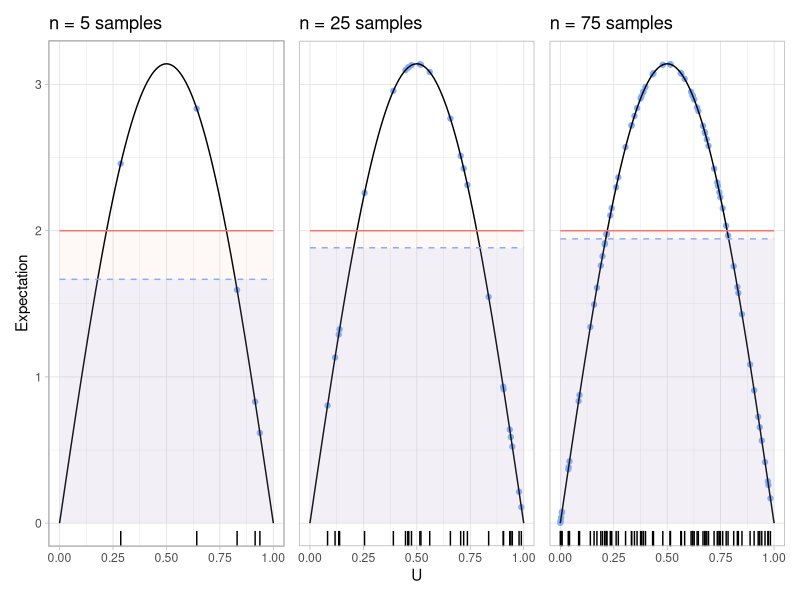
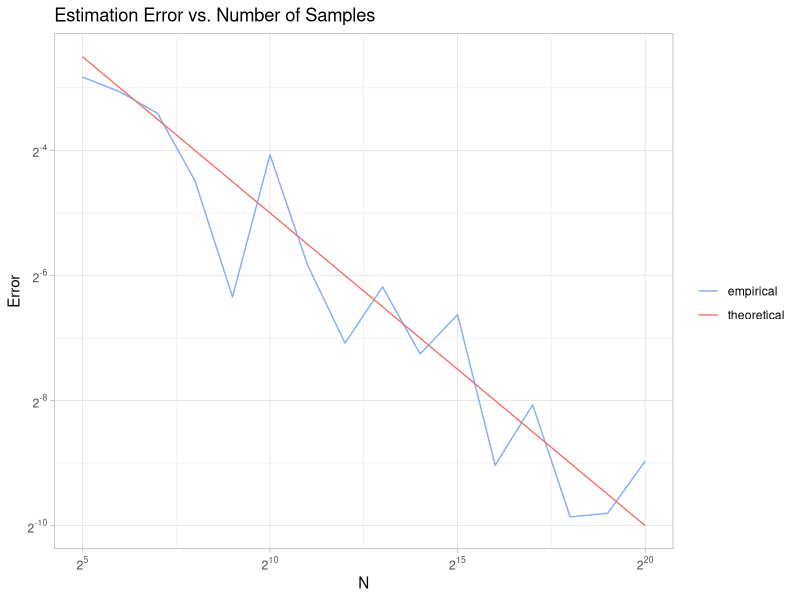
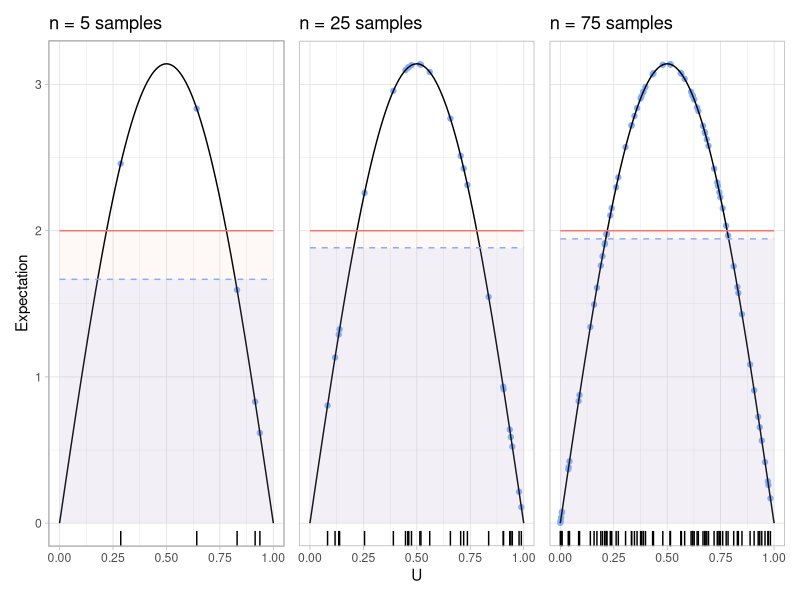
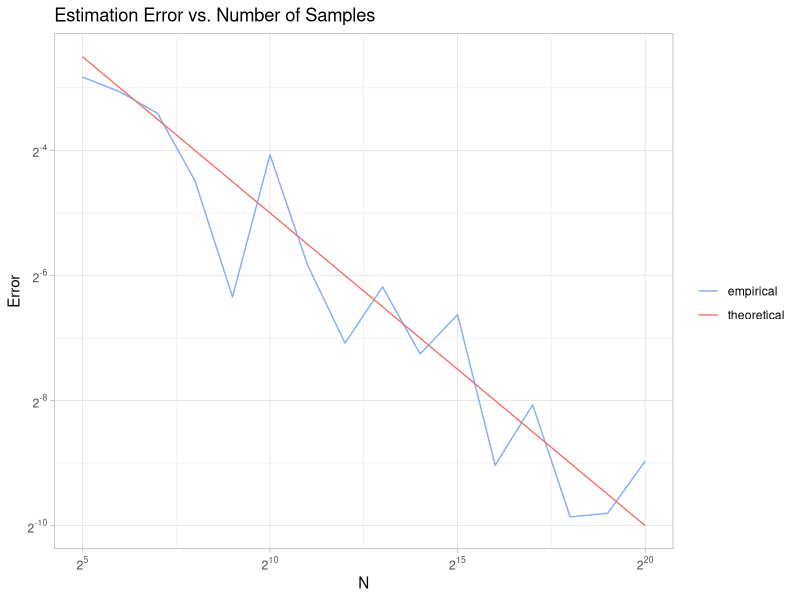

The R script that drew these images, in order:
## ---- chunk 1
knitr::opts_chunk$set(echo = TRUE)
library(tidyr)
library(dplyr)
library(ggplot2)
library(patchwork)
## ---- chunk 2
sin_pi = function(x) pi*sin(pi*x)

generate_plot <- function(n) {
  tibble(U = runif(n)) %>%
  mutate(val = sin_pi(U)) %>%
  mutate(est = mean(val),
         true = 2) %>%
  ggplot(aes(U)) +
  geom_rug() +
  geom_point(aes(y = val), color = "#83b0fc") +
  stat_function(fun = sin_pi) +
  geom_area(aes(x = seq(0,1, length.out = n), y = est), color = "#83b0fc", fill = "#83b0fc", alpha = .1, lty = "dashed") +
  geom_area(aes(x = seq(0,1, length.out = n), y = true), color = "#f8766d", fill = "#f8766d", alpha = .05) +
  scale_x_continuous(limits = c(0,1)) +
  theme_light() +
  labs(x = "U", y = "Expectation", title = sprintf("n = %d samples", n))
}

set.seed(42)
plots <- lapply(c(5, 25, 75), generate_plot)

(p_mc_int1 = (plots[[1]] | plots[[2]] | plots[[3]]) + plot_layout(axes = "collect"))
ggsave("../plots/mc-integration1.png", plot = p_mc_int1, device = "png", width = 8, height = 4.5)
## ---- chunk 3
mc_est <- function(n) {
  checkmate::assertCount(n, na.ok = FALSE)
  U <- runif(n)
  est <- pi * mean(sin(pi * U))
  structure(est, samples = U)
}

set.seed(42)

df = tibble(n = 2^seq(5, 20))
df$est = vapply(df$n, mc_est, numeric(1))
df$empirical = abs(df$est - 2)
df$theoretical = 1/sqrt(df$n)

(p_mc_int2 <- df %>%
  select(-est) %>%
  pivot_longer(-n, values_to = "val", names_to = "method") %>%
  ggplot(aes(log2(n), log2(val), color = method)) +
  geom_line() +
  scale_x_continuous(labels = scales::label_math(expr = 2^.x)) +
  scale_y_continuous(labels = scales::label_math(expr = 2^.x)) +
  scale_color_manual(values = c("#83b0fc", "#f8766d")) +
  labs(x = "N", 
       y = "Error", 
       title = "Estimation Error vs. Number of Samples",
       color = "") +
  theme_light())

ggsave("../plots/mc-integration2.png", plot = p_mc_int2, device = "png", width = 8, height = 4.5)
